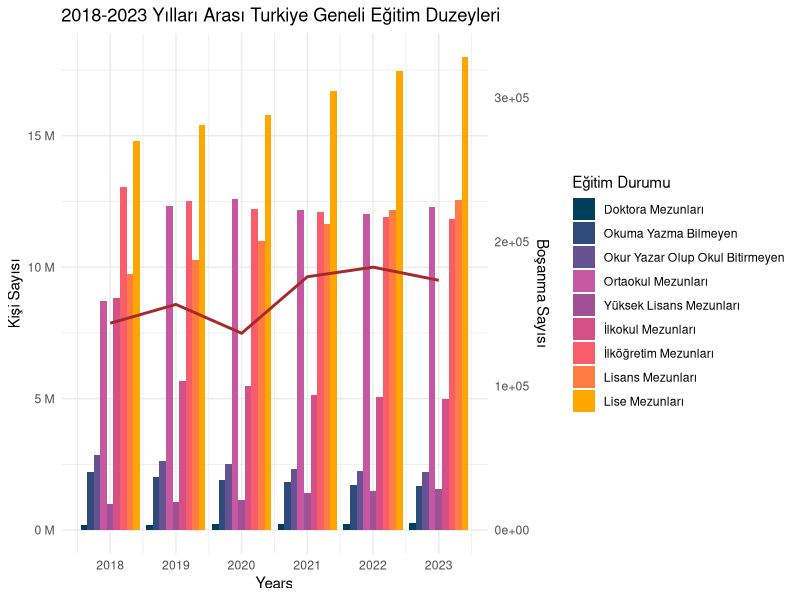
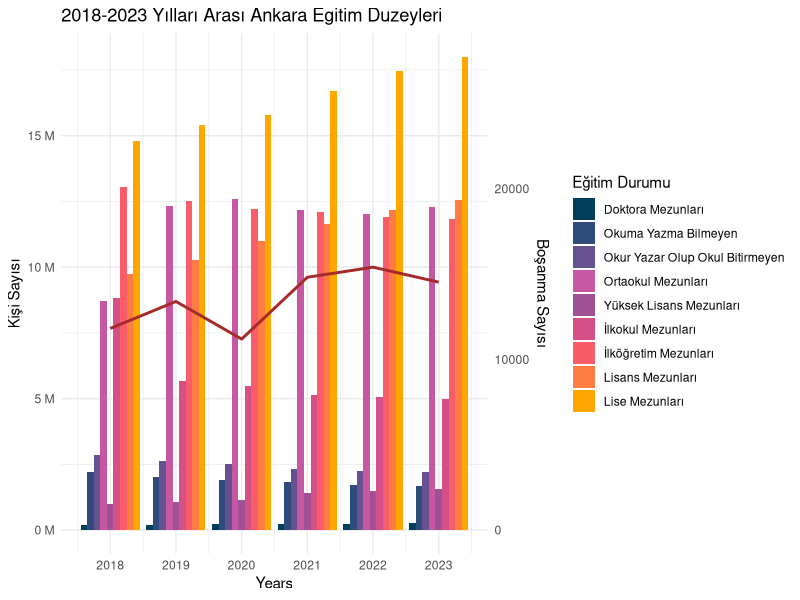
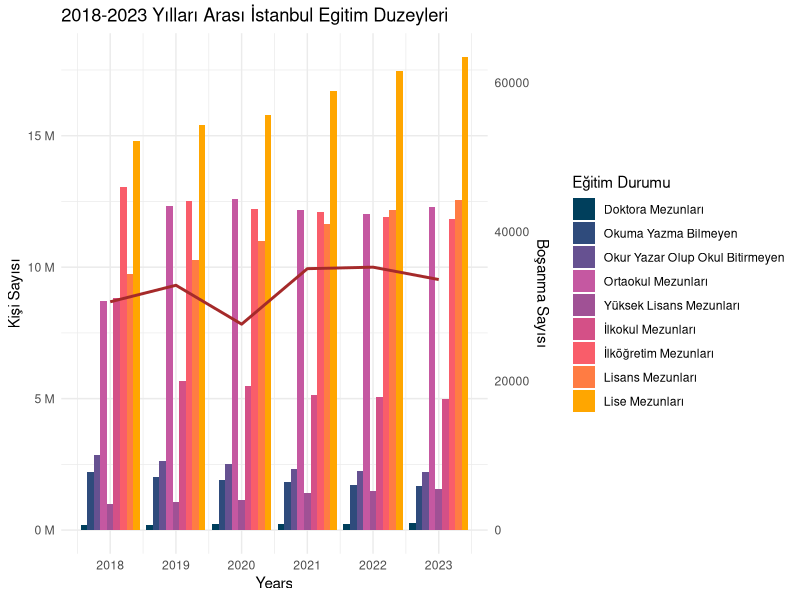
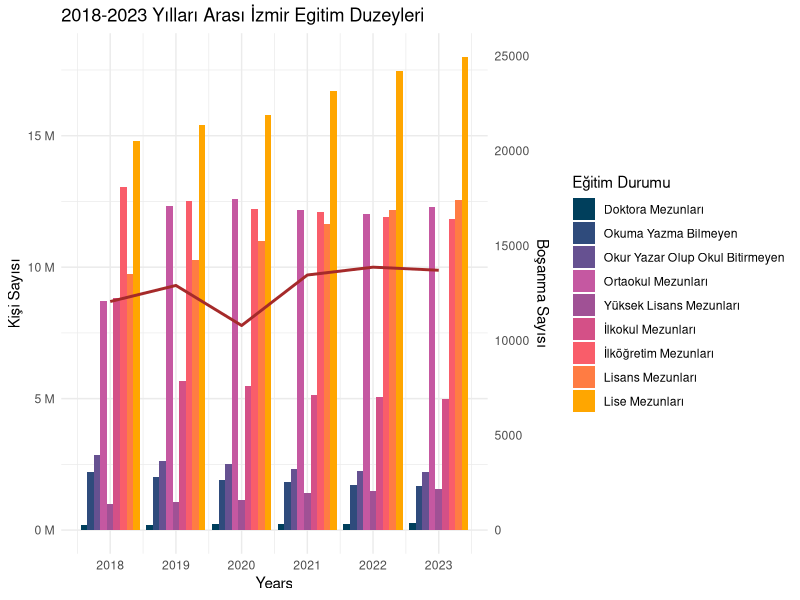
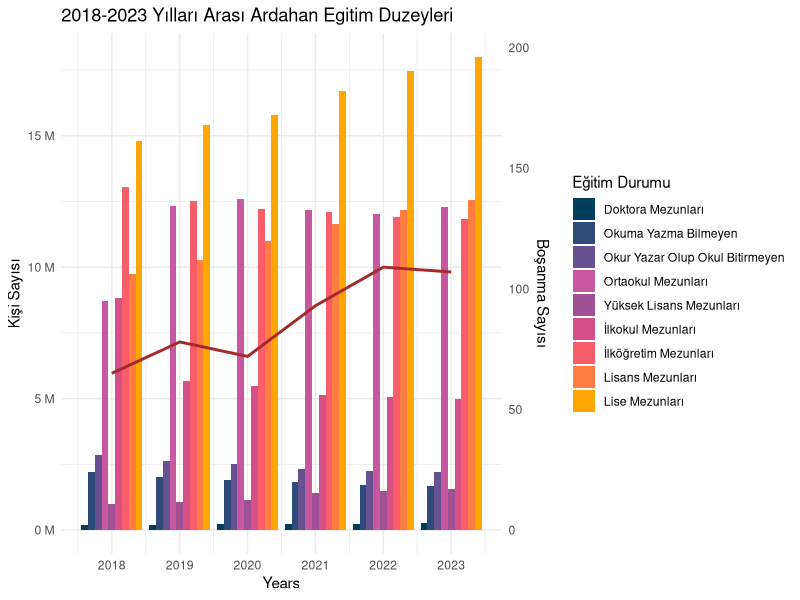
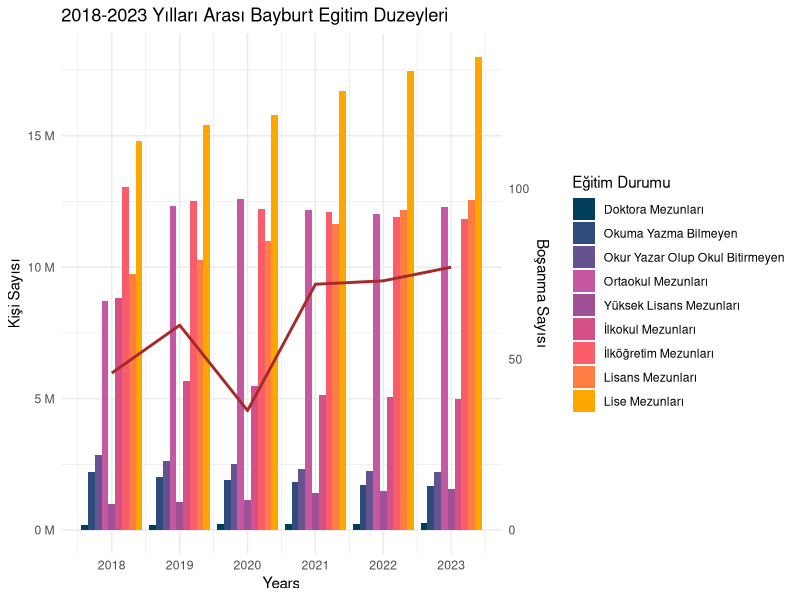
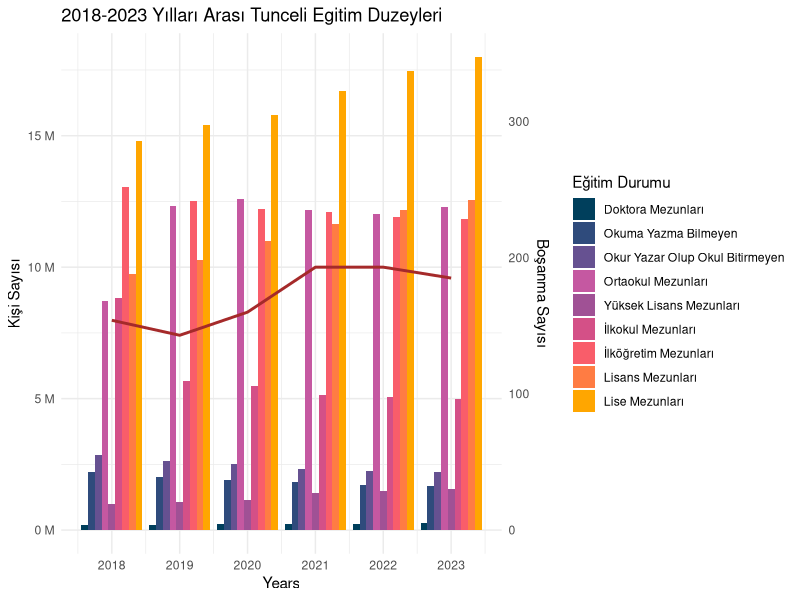

These figures' R source, in order:
## ---- chunk 1
# Kütüphaneler
suppressPackageStartupMessages(library(readr))
suppressPackageStartupMessages(library(ggplot2))
suppressPackageStartupMessages(library(dplyr))
suppressPackageStartupMessages(library(tidyr))  # pivot_longer fonksiyonu için

# Read bar data
bar_data <- read.csv("./calisma2-veriler/veri_edited_en.csv", header = TRUE, encoding = "UTF-8", sep = ";")

# Read line data
line_data <- read.csv("./calisma2-veriler/bosanma_verisi_edited.csv", header = TRUE, encoding = "UTF-8", sep = ";")

# Reshape bar data to long format
bar_data_long <- bar_data %>%
  pivot_longer(cols = c("illiterate_total", "literate_without_diploma_total", "primary_school_total", "primary_education_total",
                        "lower_secondary_school_total", "upper_secondary_school_total",
                        "universities_and_other_higher_educational_institutions_total",
                        "master_total", "doctorate_total"), names_to = "EducationLevel", values_to = "Total")

# Merge data to ensure categories are aligned
merged_data <- merge(bar_data_long, line_data, by = "year", all.x = TRUE)

# İl listesini tanımlama
iller <- c("TR","Ankara", "İstanbul", "İzmir", "Ardahan", "Bayburt", "Tunceli")

# For döngüsü
for (il in iller) {
  max_value <- max(merged_data[il])
  coef <- 10e6/max_value
  
  # Create the dual-axis plot
  print(ggplot(merged_data, aes(x = year, fill = EducationLevel)) +
    geom_bar(aes(y = Total), stat = "identity", position = "dodge", alpha = 1) +
    geom_line(aes(x = year, y = !!sym(il) * coef, group = "bosanma"), color = "brown", linewidth = 1) +
  scale_fill_manual(values = c("doctorate_total" ="#003f5c",
                               "illiterate_total" = "#2f4b7c", 
                               "literate_without_diploma_total" = "#665191",
                               "lower_secondary_school_total" = "#c558a1",
                               "master_total" = "#a05195",
                               "primary_education_total" = "#d45087",
                               "primary_school_total" = "#f95d6a", "universities_and_other_higher_educational_institutions_total" ="#ff7c43",
                               "upper_secondary_school_total" ="#ffa600"
                               ),
                    labels = c("Doktora Mezunları",
                               "Okuma Yazma Bilmeyen",
                               "Okur Yazar Olup Okul Bitirmeyen",
                               "Ortaokul Mezunları",
                               "Yüksek Lisans Mezunları",
                               "İlkokul Mezunları",
                               "İlköğretim Mezunları",
                               "Lisans Mezunları",
                               "Lise Mezunları"
                               )) +
    
    scale_y_continuous(
      name = "Kişi Sayısı",
      sec.axis = sec_axis(~ . / coef, name="Boşanma Sayısı"),
      labels = function(x) paste(x / 1e6, "M")
    ) +
    scale_x_continuous(
      name = "Years",
      breaks = 2018:2023  # Step 1 on x-axis
    ) +
    labs(title = ifelse(il == "TR", "2018-2023 Yılları Arası Turkiye Geneli Eğitim Duzeyleri", paste("2018-2023 Yılları Arası", il, "Egitim Duzeyleri")), fill = "Eğitim Durumu") +
    theme_minimal())
}

